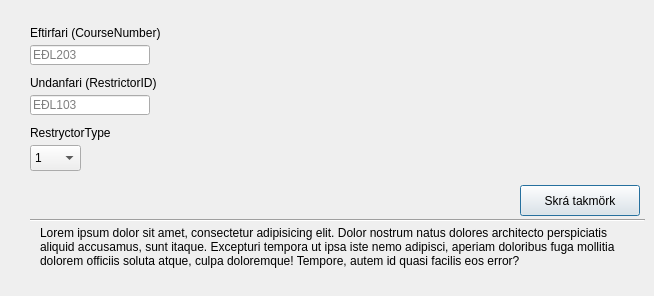
      <widget class="QWidget" name="restrictorsTabCreate">
       <attribute name="title">
        <string>Takmarka</string>
       </attribute>
       <widget class="Line" name="line_3">
        <property name="geometry">
         <rect>
          <x>30</x>
          <y>210</y>
          <width>615</width>
          <height>20</height>
         </rect>
        </property>
        <property name="orientation">
         <enum>Qt::Horizontal</enum>
        </property>
       </widget>
       <widget class="QPushButton" name="pushButton_3">
        <property name="geometry">
         <rect>
          <x>520</x>
          <y>185</y>
          <width>120</width>
          <height>31</height>
         </rect>
        </property>
        <property name="sizePolicy">
         <sizepolicy hsizetype="Minimum" vsizetype="Fixed">
          <horstretch>0</horstretch>
          <verstretch>0</verstretch>
         </sizepolicy>
        </property>
        <property name="layoutDirection">
         <enum>Qt::LeftToRight</enum>
        </property>
        <property name="autoFillBackground">
         <bool>false</bool>
        </property>
        <property name="text">
         <string>Skrá takmörk</string>
        </property>
        <property name="autoDefault">
         <bool>false</bool>
        </property>
        <property name="default">
         <bool>true</bool>
        </property>
        <property name="flat">
         <bool>false</bool>
        </property>
       </widget>
       <widget class="QLabel" name="label_6">
        <property name="geometry">
         <rect>
          <x>40</x>
          <y>226</y>
          <width>591</width>
          <height>61</height>
         </rect>
        </property>
        <property name="text">
         <string>Lorem ipsum dolor sit amet, consectetur adipisicing elit. Dolor nostrum natus dolores architecto perspiciatis aliquid accusamus, sunt itaque. Excepturi tempora ut ipsa iste nemo adipisci, aperiam doloribus fuga mollitia dolorem officiis soluta atque, culpa doloremque! Tempore, autem id quasi facilis eos error?</string>
        </property>
        <property name="textFormat">
         <enum>Qt::AutoText</enum>
        </property>
        <property name="scaledContents">
         <bool>false</bool>
        </property>
        <property name="alignment">
         <set>Qt::AlignLeading|Qt::AlignLeft|Qt::AlignTop</set>
        </property>
        <property name="wordWrap">
         <bool>true</bool>
        </property>
       </widget>
       <widget class="QLabel" name="label_14">
        <property name="geometry">
         <rect>
          <x>30</x>
          <y>20</y>
          <width>161</width>
          <height>20</height>
         </rect>
        </property>
        <property name="layoutDirection">
         <enum>Qt::LeftToRight</enum>
        </property>
        <property name="text">
         <string>Eftirfari (CourseNumber)</string>
        </property>
        <property name="alignment">
         <set>Qt::AlignBottom|Qt::AlignLeading|Qt::AlignLeft</set>
        </property>
       </widget>
       <widget class="QComboBox" name="comboBox_3">
        <property name="geometry">
         <rect>
          <x>30</x>
          <y>145</y>
          <width>51</width>
          <height>26</height>
         </rect>
        </property>
        <item>
         <property name="text">
          <string>1</string>
         </property>
        </item>
        <item>
         <property name="text">
          <string>2</string>
         </property>
        </item>
        <item>
         <property name="text">
          <string>3</string>
         </property>
        </item>
       </widget>
       <widget class="QLabel" name="label_15">
        <property name="geometry">
         <rect>
          <x>30</x>
          <y>70</y>
          <width>171</width>
          <height>20</height>
         </rect>
        </property>
        <property name="layoutDirection">
         <enum>Qt::LeftToRight</enum>
        </property>
        <property name="text">
         <string>Undanfari (RestrictorID)</string>
        </property>
        <property name="alignment">
         <set>Qt::AlignBottom|Qt::AlignLeading|Qt::AlignLeft</set>
        </property>
       </widget>
       <widget class="QLabel" name="label_16">
        <property name="geometry">
         <rect>
          <x>30</x>
          <y>120</y>
          <width>101</width>
          <height>20</height>
         </rect>
        </property>
        <property name="layoutDirection">
         <enum>Qt::LeftToRight</enum>
        </property>
        <property name="text">
         <string>RestryctorType</string>
        </property>
        <property name="alignment">
         <set>Qt::AlignBottom|Qt::AlignLeading|Qt::AlignLeft</set>
        </property>
       </widget>
       <widget class="QLineEdit" name="lineEdit_20">
        <property name="geometry">
         <rect>
          <x>30</x>
          <y>45</y>
          <width>120</width>
          <height>20</height>
         </rect>
        </property>
        <property name="inputMask">
         <string/>
        </property>
        <property name="text">
         <string/>
        </property>
        <property name="maxLength">
         <number>11</number>
        </property>
        <property name="placeholderText">
         <string>EÐL203</string>
        </property>
       </widget>
       <widget class="QLineEdit" name="lineEdit_21">
        <property name="geometry">
         <rect>
          <x>30</x>
          <y>95</y>
          <width>120</width>
          <height>20</height>
         </rect>
        </property>
        <property name="inputMask">
         <string/>
        </property>
        <property name="text">
         <string/>
        </property>
        <property name="maxLength">
         <number>11</number>
        </property>
        <property name="placeholderText">
         <string>EÐL103</string>
        </property>
       </widget>
      </widget>
